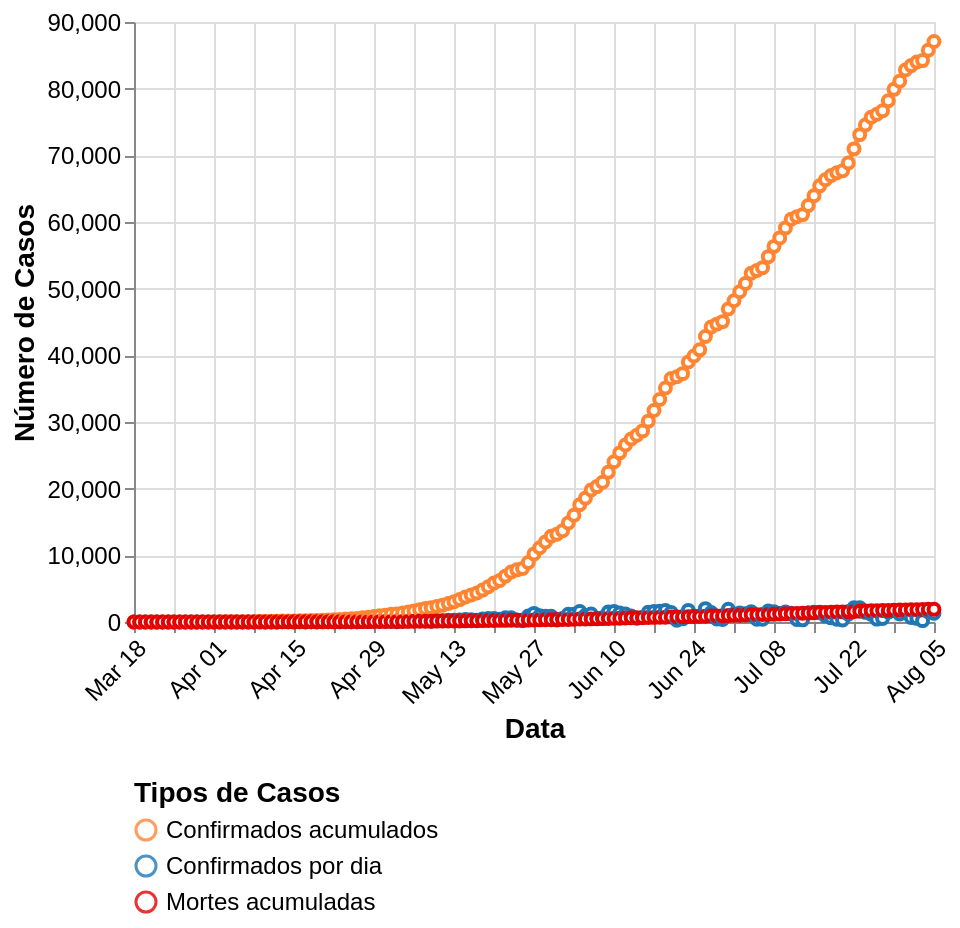

Vega-Lite specification for this chart:
### Vega-Lite specification from a JSON file in a GitHub repository (floating-point values rounded to 4 significant figures; data arrays with more than 128 entries replaced by an {"elided": "..."} marker saying what was removed)
{"$schema": "https://vega.github.io/schema/vega-lite/v5.json", "width": "container", "config": {"background": "transparent", "view": {"continuousWidth": 400, "continuousHeight": 300}}, "data": {"values": {"elided": "141 records"}, "format": {"parse": {"data": "date"}}}, "mark": {"type": "line", "opacity": 0.8, "point": {"filled": false, "fill": "white"}, "strokeWidth": 2.5}, "encoding": {"color": {"type": "nominal", "field": "key", "legend": {"columns": 1, "labelFontSize": 12, "orient": "bottom", "title": "Tipos de Casos", "titleFontSize": 14}, "scale": {"domain": ["Confirmados acumulados", "Confirmados por dia", "Mortes acumuladas"], "range": ["#ff8533", "#1f77b4", "#e60000"]}}, "tooltip": [{"type": "temporal", "field": "data", "title": "Data"}, {"type": "quantitative", "field": "confirmadosAcumulados", "title": "Confirmados acumulados"}, {"type": "quantitative", "field": "mortesAcumuladas", "title": "Mortes acumuladas"}, {"type": "quantitative", "field": "taxa_letalidade", "format": ".2%", "title": "Taxa de letalidade"}, {"type": "quantitative", "field": "confirmadosPorDia", "title": "Confirmados por dia"}], "x": {"type": "temporal", "axis": {"labelAngle": 315, "labelFontSize": 12, "title": "Data", "titleFontSize": 14}, "field": "data", "timeUnit": "monthdate"}, "y": {"type": "quantitative", "axis": {"labelFontSize": 12, "title": "Número de Casos", "titleFontSize": 14}, "field": "value"}}, "transform": [{"fold": ["confirmadosPorDia", "confirmadosAcumulados", "mortesAcumuladas"]}, {"calculate": "if((datum.key === 'confirmadosPorDia'),'Confirmados por dia',datum.key)", "as": "key"}, {"calculate": "if((datum.key === 'confirmadosAcumulados'),'Confirmados acumulados',datum.key)", "as": "key"}, {"calculate": "if((datum.key === 'mortesAcumuladas'),'Mortes acumuladas',datum.key)", "as": "key"}, {"calculate": "datum.mortesAcumuladas / datum.confirmadosAcumulados", "as": "taxa_letalidade"}]}
